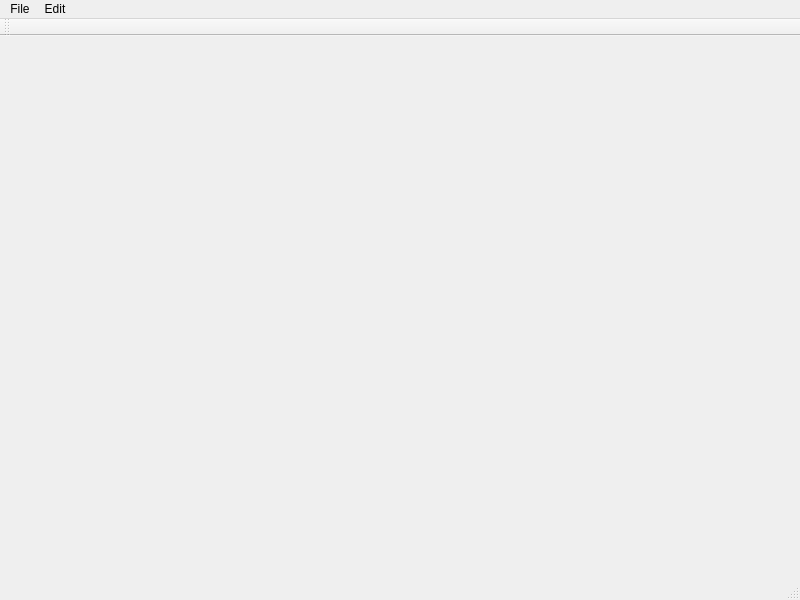
<?xml version="1.0" encoding="UTF-8"?>
<ui version="4.0">
 <class>MainWindow</class>
 <widget class="QMainWindow" name="MainWindow">
  <property name="geometry">
   <rect>
    <x>0</x>
    <y>0</y>
    <width>800</width>
    <height>600</height>
   </rect>
  </property>
  <property name="windowTitle">
   <string>MainWindow</string>
  </property>
  <widget class="QWidget" name="centralwidget"/>
  <widget class="QMenuBar" name="menubar">
   <property name="geometry">
    <rect>
     <x>0</x>
     <y>0</y>
     <width>800</width>
     <height>21</height>
    </rect>
   </property>
   <widget class="QMenu" name="menuFile">
    <property name="title">
     <string>File</string>
    </property>
    <addaction name="actionNew"/>
    <addaction name="actionOpen"/>
    <addaction name="actionSave"/>
    <addaction name="actionSave_As"/>
    <addaction name="separator"/>
    <addaction name="actionPrint_preview"/>
    <addaction name="actionPrint"/>
    <addaction name="separator"/>
    <addaction name="actionExit"/>
   </widget>
   <widget class="QMenu" name="menuEdit">
    <property name="title">
     <string>Edit</string>
    </property>
    <addaction name="actionUndo"/>
    <addaction name="actionRedo"/>
    <addaction name="separator"/>
    <addaction name="actionCut"/>
    <addaction name="actionCopy"/>
    <addaction name="actionPaste"/>
    <addaction name="actionDelete"/>
    <addaction name="separator"/>
    <addaction name="actionFind_Replace"/>
    <addaction name="actionSelect_All"/>
   </widget>
   <addaction name="menuFile"/>
   <addaction name="menuEdit"/>
  </widget>
  <widget class="QStatusBar" name="statusbar"/>
  <widget class="QToolBar" name="toolBar">
   <property name="windowTitle">
    <string>toolBar</string>
   </property>
   <attribute name="toolBarArea">
    <enum>TopToolBarArea</enum>
   </attribute>
   <attribute name="toolBarBreak">
    <bool>false</bool>
   </attribute>
  </widget>
  <action name="actionNew">
   <property name="icon">
    <iconset theme="QIcon::ThemeIcon::DocumentNew"/>
   </property>
   <property name="text">
    <string>New</string>
   </property>
  </action>
  <action name="actionOpen">
   <property name="icon">
    <iconset theme="QIcon::ThemeIcon::DocumentOpen"/>
   </property>
   <property name="text">
    <string>Open</string>
   </property>
  </action>
  <action name="actionSave">
   <property name="icon">
    <iconset theme="QIcon::ThemeIcon::DocumentSave"/>
   </property>
   <property name="text">
    <string>Save</string>
   </property>
  </action>
  <action name="actionSave_As">
   <property name="icon">
    <iconset theme="QIcon::ThemeIcon::DocumentSaveAs"/>
   </property>
   <property name="text">
    <string>Save As</string>
   </property>
  </action>
  <action name="actionPrint_preview">
   <property name="icon">
    <iconset theme="QIcon::ThemeIcon::DocumentPrintPreview"/>
   </property>
   <property name="text">
    <string>Print preview</string>
   </property>
  </action>
  <action name="actionPrint">
   <property name="icon">
    <iconset theme="QIcon::ThemeIcon::DocumentPrint"/>
   </property>
   <property name="text">
    <string>Print</string>
   </property>
  </action>
  <action name="actionExit">
   <property name="icon">
    <iconset theme="QIcon::ThemeIcon::ApplicationExit"/>
   </property>
   <property name="text">
    <string>Exit</string>
   </property>
  </action>
  <action name="actionUndo">
   <property name="icon">
    <iconset theme="QIcon::ThemeIcon::EditUndo"/>
   </property>
   <property name="text">
    <string>Undo</string>
   </property>
  </action>
  <action name="actionRedo">
   <property name="icon">
    <iconset theme="QIcon::ThemeIcon::EditRedo"/>
   </property>
   <property name="text">
    <string>Redo</string>
   </property>
  </action>
  <action name="actionCut">
   <property name="icon">
    <iconset theme="QIcon::ThemeIcon::EditCut"/>
   </property>
   <property name="text">
    <string>Cut</string>
   </property>
  </action>
  <action name="actionCopy">
   <property name="icon">
    <iconset theme="QIcon::ThemeIcon::EditCopy"/>
   </property>
   <property name="text">
    <string>Copy</string>
   </property>
  </action>
  <action name="actionPaste">
   <property name="icon">
    <iconset theme="QIcon::ThemeIcon::EditPaste"/>
   </property>
   <property name="text">
    <string>Paste</string>
   </property>
  </action>
  <action name="actionDelete">
   <property name="icon">
    <iconset theme="QIcon::ThemeIcon::EditDelete"/>
   </property>
   <property name="text">
    <string>Delete</string>
   </property>
  </action>
  <action name="actionFind_Replace">
   <property name="icon">
    <iconset theme="QIcon::ThemeIcon::EditFind"/>
   </property>
   <property name="text">
    <string>Find/Replace</string>
   </property>
  </action>
  <action name="actionSelect_All">
   <property name="icon">
    <iconset theme="QIcon::ThemeIcon::EditSelectAll"/>
   </property>
   <property name="text">
    <string>Select All</string>
   </property>
  </action>
 </widget>
 <resources/>
 <connections/>
</ui>
